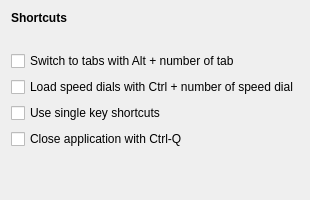
         <widget class="QWidget" name="shortcutsPage">
          <layout class="QGridLayout" name="gridLayout">
           <item row="2" column="0" colspan="2">
            <widget class="QCheckBox" name="switchTabsAlt">
             <property name="text">
              <string>Switch to tabs with Alt + number of tab</string>
             </property>
            </widget>
           </item>
           <item row="0" column="0">
            <widget class="QLabel" name="label_13">
             <property name="text">
              <string>&lt;b&gt;Shortcuts&lt;/b&gt;</string>
             </property>
            </widget>
           </item>
           <item row="6" column="1">
            <spacer name="verticalSpacer_13">
             <property name="orientation">
              <enum>Qt::Vertical</enum>
             </property>
             <property name="sizeType">
              <enum>QSizePolicy::MinimumExpanding</enum>
             </property>
             <property name="sizeHint" stdset="0">
              <size>
               <width>20</width>
               <height>40</height>
              </size>
             </property>
            </spacer>
           </item>
           <item row="4" column="0" colspan="2">
            <widget class="QCheckBox" name="singleKeyShortcuts">
             <property name="toolTip">
              <string>Existing shortcuts:&lt;br/&gt;&lt;b&gt;1&lt;/b&gt; - previous tab&lt;br/&gt;&lt;b&gt;2&lt;/b&gt; - next tab&lt;br/&gt;&lt;b&gt;/&lt;/b&gt; - search on page</string>
             </property>
             <property name="text">
              <string>Use single key shortcuts</string>
             </property>
            </widget>
           </item>
           <item row="3" column="0" colspan="2">
            <widget class="QCheckBox" name="loadSpeedDialsCtrl">
             <property name="text">
              <string>Load speed dials with Ctrl + number of speed dial</string>
             </property>
            </widget>
           </item>
           <item row="5" column="0" colspan="2">
            <widget class="QCheckBox" name="closeAppWithCtrlQ">
             <property name="toolTip">
              <string>If unchecked, prevents accidental exit from the application if the Ctrl-W shortcut was intended.</string>
             </property>
             <property name="text">
              <string>Close application with Ctrl-Q</string>
             </property>
            </widget>
           </item>
           <item row="1" column="0">
            <spacer name="horizontalSpacer_11">
             <property name="orientation">
              <enum>Qt::Horizontal</enum>
             </property>
             <property name="sizeHint" stdset="0">
              <size>
               <width>40</width>
               <height>20</height>
              </size>
             </property>
            </spacer>
           </item>
          </layout>
         </widget>
